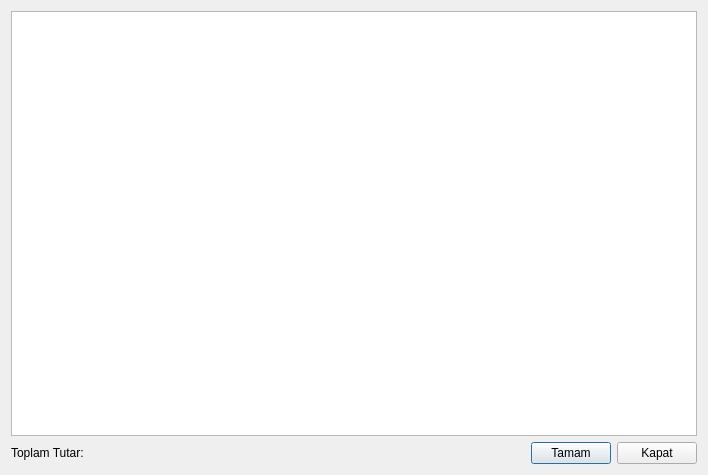
<?xml version="1.0" encoding="UTF-8"?>
<ui version="4.0">
 <class>cekekle</class>
 <widget class="QDialog" name="cekekle">
  <property name="geometry">
   <rect>
    <x>0</x>
    <y>0</y>
    <width>708</width>
    <height>475</height>
   </rect>
  </property>
  <property name="windowTitle">
   <string>Dialog</string>
  </property>
  <layout class="QGridLayout" name="gridLayout">
   <item row="0" column="0">
    <widget class="QTableWidget" name="tableWidget"/>
   </item>
   <item row="1" column="0">
    <layout class="QHBoxLayout" name="horizontalLayout">
     <item>
      <widget class="QLabel" name="label">
       <property name="text">
        <string>Toplam Tutar:</string>
       </property>
      </widget>
     </item>
     <item>
      <widget class="QLabel" name="lblToplamTutar">
       <property name="text">
        <string/>
       </property>
      </widget>
     </item>
     <item>
      <spacer name="horizontalSpacer">
       <property name="orientation">
        <enum>Qt::Horizontal</enum>
       </property>
       <property name="sizeHint" stdset="0">
        <size>
         <width>40</width>
         <height>20</height>
        </size>
       </property>
      </spacer>
     </item>
     <item>
      <widget class="QPushButton" name="btnTamam">
       <property name="text">
        <string>Tamam</string>
       </property>
      </widget>
     </item>
     <item>
      <widget class="QPushButton" name="btnKapat">
       <property name="text">
        <string>Kapat</string>
       </property>
      </widget>
     </item>
    </layout>
   </item>
  </layout>
 </widget>
 <resources/>
 <connections/>
</ui>
